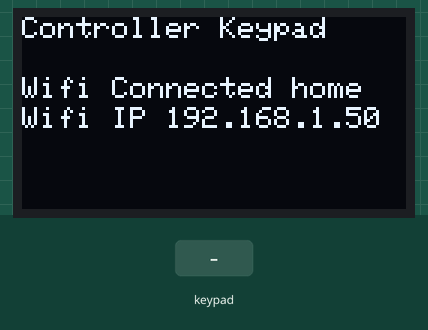
Recording of a sketch running on a simulated ESP32. Parts: 128×64 one-colour display. The test bench sets the inputs (shaded band). WiFi joins after 1.5 s; servers stay silent unless stated; EEPROM starts erased; what the sketch prints to the serial monitor is not drawn.

Above: at 2.7 s.
2.8 s: keypad keys 4 0 0 # pressed 0.4 s apart
At 5.0 s:
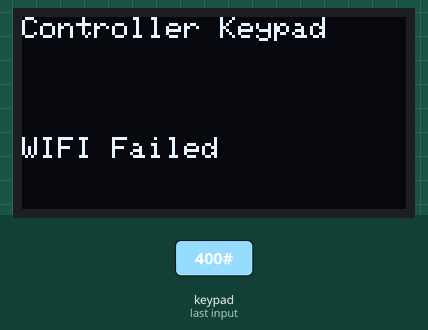
5.9 s: key '1' pressed
At 7.1 s:
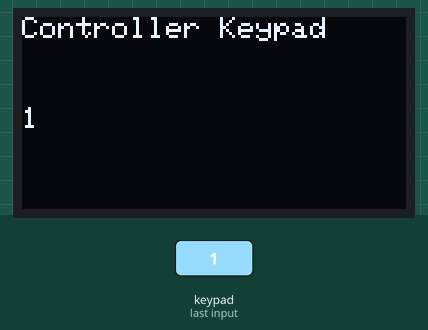
7.4 s: keypad keys 5 0 0 # pressed 0.4 s apart
At 8.7 s:
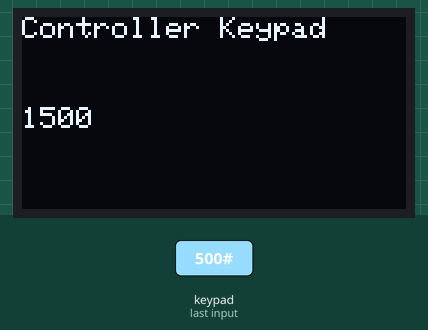
10.5 s: key '2' pressed
At 11.7 s:
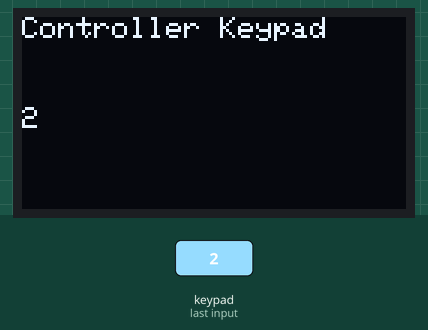
12.0 s: key '*' pressed
At 13.2 s:
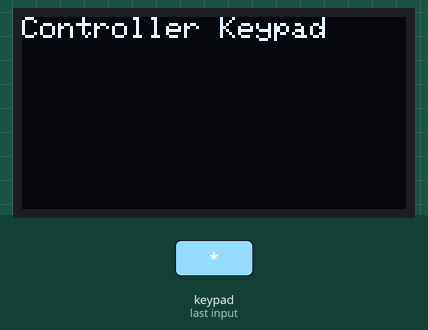
13.5 s: keypad keys 5 0 1 # pressed 0.4 s apart
At 13.72 s:
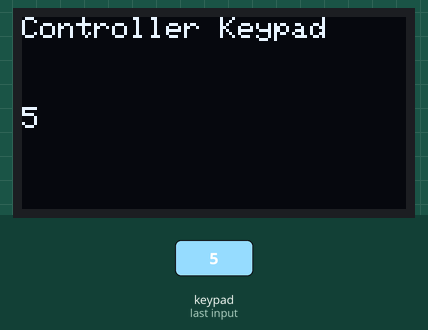
Timing chart, 0 to 16.5 s (numbered marks = the images above; inputs shaded):
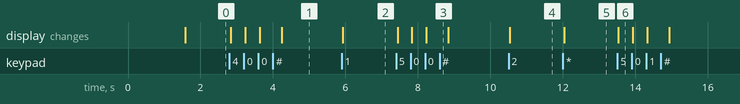

The sketch:

Lora_Keypad.ino
```cpp
//#define USE_HELTEC_WIFI
#define USE_FEATHER_32

#if defined(USE_HELTEC_WIFI)
#define USE_LORA
//OLED pins
#define OLED_SDA 4
#define OLED_SCL 15
#define LORA_TEXT 40
#define WIFI_TEXT 50
#endif

#if defined(USE_FEATHER_32)
//#define USE_XBEE
//OLED pins
#define OLED_SDA 23
#define OLED_SCL 22
//#define LORA_TEXT -1
#define WIFI_TEXT 40
#endif

#include <Wire.h>
#include <Adafruit_GFX.h>
#include <Adafruit_SSD1306.h>

#include <FS.h>
#include <SPIFFS.h>
#include <ArduinoJson.h>
#define JSON_CONFIG_FILE "/test_config.json"

#include <Keypad.h>

#include <Preferences.h>
Preferences preferences;

#include <HTTPClient.h>

#define WM_NOHELP
#include <WiFiManager.h> // https://github.com/tzapu/WiFiManager
WiFiManager wm;
WiFiManagerParameter custom_fpp_server("server", "FPP Master", "192.168.5.198", 15);
WiFiManagerParameter custom_subnet("subnet", "Controller Subnet ie'192.168.5'", "192.168.5", 11);
WiFiManagerParameter custom_playlist("playlist", "Playlist to start", "Main", 100);

#if defined(USE_LORA)
#include <SPI.h>
#include <LoRa.h>
//define the pins used by the LoRa transceiver module
#define SCK 5
#define MISO 19
#define MOSI 27
#define SS 18
#define RST 14
#define DIO0 26

//433E6 for Asia
//866E6 for Europe
//915E6 for North America
#define BAND 915E6
#endif
#define OLED_RST     -1
#define SCREEN_WIDTH 128 // OLED display width, in pixels
#define SCREEN_HEIGHT 64 // OLED display height, in pixels

const byte ROWS = 4; // rows
const byte COLS = 3; // columns
//define the symbols on the buttons of the keypads
char keys[ROWS][COLS] = {
  {'1','2','3'},
  {'4','5','6'},
  {'7','8','9'},
  {'*','0','#'}
};

#if defined(USE_HELTEC_WIFI)
byte rowPins[ROWS] = {13, 22, 23, 17}; //connect to the row pinouts of the keypad
byte colPins[COLS] = {32, 33, 12}; //connect to the column pinouts of the keypad
#endif

#if defined(USE_FEATHER_32)
byte rowPins[ROWS] = {33, 27, 12, 13}; //connect to the row pinouts of the keypad
byte colPins[COLS] = {14, 32, 15}; //connect to the column pinouts of the keypad
#endif

//initialize an instance of class NewKeypad
Keypad keypad = Keypad( makeKeymap(keys), rowPins, colPins, ROWS, COLS );

String inputText;

String FPP_server;
String controller_subnet;
String playlist;

Adafruit_SSD1306 display(SCREEN_WIDTH, SCREEN_HEIGHT, &Wire, OLED_RST);

void setup() {
  //initialize Serial Monitor
  Serial.begin(115200);
  preferences.begin("LoRa-KEYPAD", false);

  FPP_server = preferences.getString("fpp_server", "192.168.5.198");
  if(!FPP_server.isEmpty()){
    custom_fpp_server.setValue(FPP_server.c_str(),15);
  }
  controller_subnet = preferences.getString("controller_subnet", "192.168.5");
  if(!controller_subnet.isEmpty()){
    custom_subnet.setValue(controller_subnet.c_str(),11);
  }
  playlist = preferences.getString("playlist", "Main");
  if(!playlist.isEmpty()){
    custom_playlist.setValue(playlist.c_str(),100);
  }

  //reset OLED display via software
  //pinMode(OLED_RST, OUTPUT);
  //digitalWrite(OLED_RST, LOW);
  //delay(20);
  //digitalWrite(OLED_RST, HIGH);

  //initialize OLED
  Wire.begin(OLED_SDA, OLED_SCL);
  if(!display.begin(SSD1306_SWITCHCAPVCC, 0x3c, false, false)) { // Address 0x3C for 128x32
    Serial.println(F("SSD1306 allocation failed"));
    for(;;); // Don't proceed, loop forever
  }
#if defined(USE_FEATHER_32)
  display.setRotation(2); //rotates text on OLED 1=90 degrees, 2=180 degrees
#endif
  display.clearDisplay();
  display.setTextColor(WHITE);
  display.setTextSize(1);
  display.setCursor(0,0);
  display.print("Controller Keypad");
  display.display();

  Serial.println("Controller Keypad");

#if defined(USE_LORA)
  //SPI LoRa pins
  SPI.begin(SCK, MISO, MOSI, SS);
  //setup LoRa transceiver module
  LoRa.setPins(SS, RST, DIO0);

  if (!LoRa.begin(BAND)) {
    Serial.println("Starting LoRa failed!");
    while (1);
  }
  Serial.println("LoRa Initializing OK!");
  display.setCursor(0,10);
  display.print("LoRa Initializing OK!");
  display.display();
  delay(2000);
#endif
  //WiFi.mode(WIFI_STA); // explicitly set mode, esp defaults to STA+AP

    //reset settings - wipe credentials for testing
    //wm.resetSettings();
    wm.addParameter(&custom_fpp_server);
    wm.addParameter(&custom_subnet);
    wm.addParameter(&custom_playlist);
    wm.setConfigPortalBlocking(false);
    wm.setParamsPage(true);
    std::vector<const char *> menuIds  = {"wifi","param","info","update"};
    wm.setMenu(menuIds);
    wm.setTitle("Controller Keypad");
    wm.setSaveParamsCallback(saveParamsCallback);

    wm.setSaveConfigCallback([&]()
    {
        display.clearDisplay();
        display.setCursor(0,0);
        display.println("Controller Keypad");
        display.setTextSize(1);
        if(WiFi.status() == WL_CONNECTED) {
          display.setCursor(0,20);
          display.print("Wifi Connected " + wm.getWiFiSSID(false));
          display.setCursor(0,30);
          display.print("Wifi IP " + WiFi.localIP().toString());
          display.display();
        }
    });

    //automatically connect using saved credentials if they exist
    //If connection fails it starts an access point with the specified name
    if(wm.autoConnect("KeypadAP")){
        display.setCursor(0,20);
        display.print("Wifi Connected " + wm.getWiFiSSID(false));
        display.setCursor(0,30);
        display.print("Wifi IP " + WiFi.localIP().toString());
        display.display();
        wm.startWebPortal();
    }
    else {
        display.setCursor(0,20);
        display.print("Wifi Portal started");
        display.setCursor(0,30);
        display.print(wm.getConfigPortalSSID());
        display.display();
    }
}

void loop() {
  char key1 = keypad.getKey();

  if (key1 != NO_KEY ){
    if(key1 == '*') {
      inputText = "";
      DisplayText();
    } else if(key1 == '#' ) {
      SendText();
      inputText = "";
    } else {
      inputText += key1;
      DisplayText();
    }
  }
  wm.process();
  delay(10);
}
void DisplayText()
{
  display.clearDisplay();
  display.setCursor(0,0);
  display.println("Controller Keypad");
  display.setTextSize(1);
  display.setCursor(0,30);
  display.print(inputText);
  display.display();
}

void SendText()
{
  Serial.print("Sending packet: ");
  Serial.println(inputText);
#if defined(USE_LORA)
  //Send LoRa packet to receiver
  LoRa.beginPacket();
  LoRa.print(inputText);
  LoRa.endPacket();
#endif
  display.clearDisplay();
  display.setCursor(0,0);
  display.println("Controller Keypad");
  #if defined(USE_LORA)
  display.setCursor(0,LORA_TEXT);
  display.setTextSize(1);
  display.print("LoRa packet sent:" + inputText);
  #endif
  //display.setCursor(0,30);
  //display.print(inputText);
  String message;
  if(SendWIFICommand(inputText, message)) {
    display.setCursor(0,WIFI_TEXT);
    display.setTextSize(1);
    display.print("WIFI packet sent:" + inputText);
  }else{
    display.setCursor(0,WIFI_TEXT);
    display.setTextSize(1);
    display.print("WIFI Failed " + message);
  }
  display.display();
}

void saveParamsCallback () {
  Serial.println("Get Params:");
  Serial.print(custom_fpp_server.getID());
  Serial.print(" : ");
  Serial.println(custom_fpp_server.getValue());
  FPP_server = custom_fpp_server.getValue();
  preferences.putString("fpp_server", FPP_server);

  Serial.println("Get Params:");
  Serial.print(custom_subnet.getID());
  Serial.print(" : ");
  Serial.println(custom_subnet.getValue());
  controller_subnet = custom_subnet.getValue();
  preferences.putString("controller_subnet", controller_subnet);

  playlist = custom_playlist.getValue();
  preferences.putString("playlist", playlist);
}

bool SendWIFICommand ( String number, String &message )
{
  if(WiFi.status() != WL_CONNECTED) {
    message = "Wifi Not Connected";
    return false;
  }
  if(FPP_server.isEmpty()){
    Serial.println("FPP_server is empty");
    message = "FPP_server is empty";
    return false;
  }

  if(controller_subnet.isEmpty()){
    Serial.println("controller_subnet is empty");
    message = "controller_subnet is empty";
    return false;
  }
  if(number == "400")
  {
    return StartPlaylist();
  }
  if(number == "500")
  {
    return StopPlaylist();
  }
  if(number == "501")
  {
    return StopGracefullyPlaylist();
  }
  if(number == "999")
  {
    return TurnOffAllController();
  }
  if(number == "998")
  {
    return TurnOnAllController();
  }
  //http://192.168.5.198/api/command/Controller%20Set%20Test%20Mode%20Off%20Auto/192.168.8.179
  return ToggleController(number);
}

bool ToggleController ( String number )
{
  //Controller Set All Test Mode Off
  //http://192.168.5.198/api/command/Controller%20Toggle%20Test%20Mode/192.168.8.179
  String url = "http://" + FPP_server + "/api/command/Controller%20Toggle%20Test%20Mode/" + controller_subnet + "." + number;
  return PostDataToFPP(url);
}

bool TurnOnAllController ()
{
  //Controller Set All Test Mode Off
  String url = "http://" + FPP_server + "/api/command/Controller%20Set%20All%20Test%20Mode%20On";
  return PostDataToFPP(url);
}

bool TurnOffAllController ()
{
  //Controller Set All Test Mode Off
  String url = "http://" + FPP_server + "/api/command/Controller%20Set%20All%20Test%20Mode%20Off";
  return PostDataToFPP(url);
}

bool StartPlaylist ()
{
  //Controller Set All Test Mode Off
  String url = "http://" + FPP_server + "/api/playlist/" + playlist + "/start";
  return PostDataToFPP(url);
}

bool StopPlaylist ()
{
  String url = "http://" + FPP_server + "/api/playlists/stop";
  return PostDataToFPP(url);
}

bool StopGracefullyPlaylist ()
{
  String url = "http://" + FPP_server + "/api/playlists/stopgracefully";
  return PostDataToFPP(url);
}

bool PostDataToFPP ( String httpRequestData )
{
  //http://192.168.5.198/api/command/Controller%20Set%20Test%20Mode%20Off%20Auto/192.168.8.179
  //WiFiClient client;
  HTTPClient http;

      // Your Domain name with URL path or IP address with path
      //http.begin(client, serverName);
    // Your Domain name with URL path or IP address with path
  http.begin(httpRequestData.c_str());

  // If you need Node-RED/server authentication, insert user and password below
  //http.setAuthorization("REPLACE_WITH_SERVER_USERNAME", "REPLACE_WITH_SERVER_PASSWORD");

  // Specify content-type header
  http.addHeader("Content-Type", "application/x-www-form-urlencoded");

  // Send HTTP POST request
  int httpResponseCode = http.GET();

  if (httpResponseCode>0) {
        Serial.print("HTTP Response code: ");
        Serial.println(httpResponseCode);
        String payload = http.getString();
        Serial.println(payload);
      }
      else {
        Serial.print("Error code: ");
        Serial.println(httpResponseCode);
      }
      // Free resources
      http.end();
  return httpResponseCode == 200;
}
/*
void saveConfigFile()
// Save Config in JSON format
{
  Serial.println(F("Saving configuration..."));

  // Create a JSON document
  StaticJsonDocument<512> json;
  json["testString"] = testString;
  json["testNumber"] = testNumber;

  // Open config file
  File configFile = SPIFFS.open(JSON_CONFIG_FILE, "w");
  if (!configFile)
  {
    // Error, file did not open
    Serial.println("failed to open config file for writing");
  }

  // Serialize JSON data to write to file
  serializeJsonPretty(json, Serial);
  if (serializeJson(json, configFile) == 0)
  {
    // Error writing file
    Serial.println(F("Failed to write to file"));
  }
  // Close file
  configFile.close();
}

bool loadConfigFile()
// Load existing configuration file
{
  // Uncomment if we need to format filesystem
  // SPIFFS.format();

  // Read configuration from FS json
  Serial.println("Mounting File System...");

  // May need to make it begin(true) first time you are using SPIFFS
  if (SPIFFS.begin(false) || SPIFFS.begin(true))
  {
    Serial.println("mounted file system");
    if (SPIFFS.exists(JSON_CONFIG_FILE))
    {
      // The file exists, reading and loading
      Serial.println("reading config file");
      File configFile = SPIFFS.open(JSON_CONFIG_FILE, "r");
      if (configFile)
      {
        Serial.println("Opened configuration file");
        StaticJsonDocument<512> json;
        DeserializationError error = deserializeJson(json, configFile);
        serializeJsonPretty(json, Serial);
        if (!error)
        {
          Serial.println("Parsing JSON");

          strcpy(testString, json["testString"]);
          testNumber = json["testNumber"].as<int>();

          return true;
        }
        else
        {
          // Error loading JSON data
          Serial.println("Failed to load json config");
        }
      }
    }
  }
  else
  {
    // Error mounting file system
    Serial.println("Failed to mount FS");
  }

  return false;
}
*/
```

Measured:
- after the input at 2.8 s, the display: first changes at once (image 1 shows a later state)
- after the input at 5.9 s, the display: changes at once (image 2)
- after the input at 7.4 s, the display: first changes at once (image 3 shows a later state)
- after the input at 10.5 s, the display: changes at once (image 4)
- after the input at 12.0 s, the display: changes at once (image 5)
- after the input at 13.5 s, the display: changes at once (image 6)
